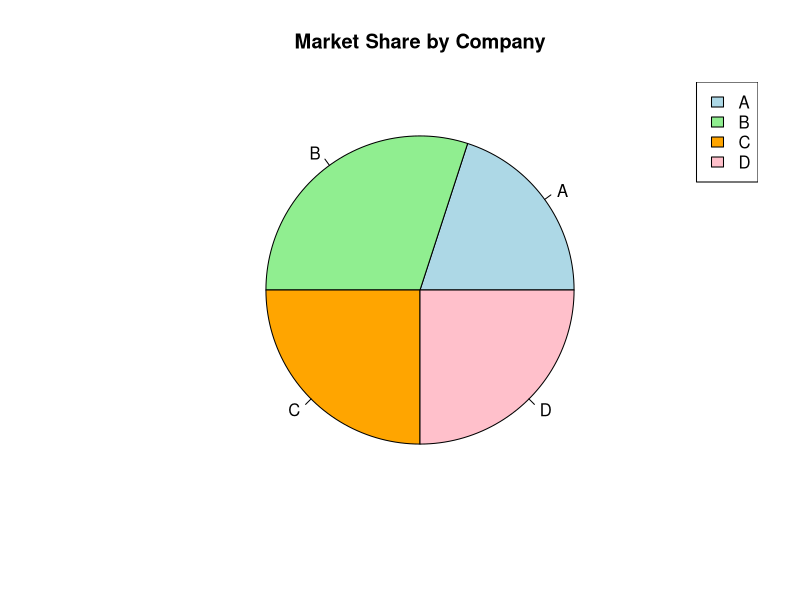

This figure's R source:
company <- c("A", "B", "C", "D")
market_share <- c(20, 30, 25, 25)
pie(market_share, 
    labels = company, 
    main = "Market Share by Company", 
    col = c("lightblue", "lightgreen", "orange", "pink"))
legend("topright", 
       legend = company, 
       fill = c("lightblue", "lightgreen", "orange", "pink"))
